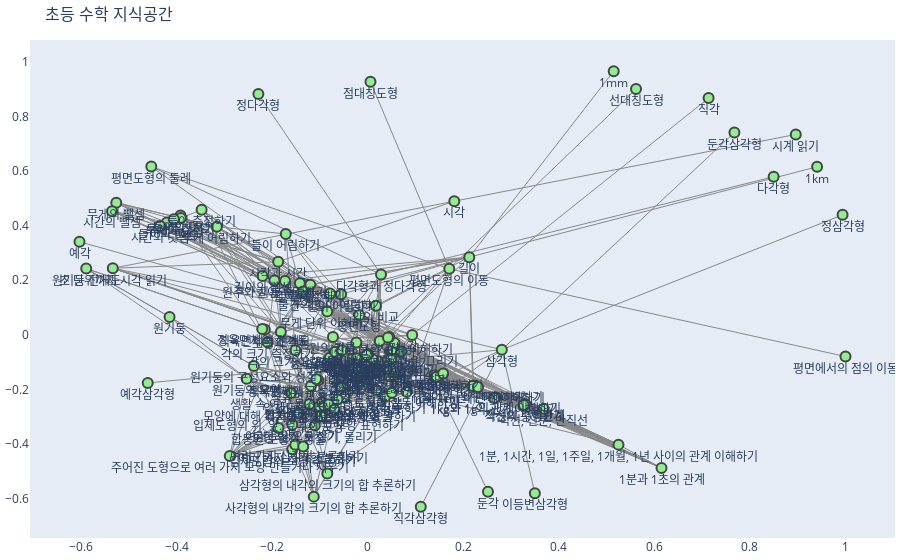

Notebook source saved alongside this figure:
### Code cell
import networkx as nx
import plotly.graph_objects as go
import json
from konlpy.tag import Okt

# 형태소 분석기 초기화
okt = Okt()

# JSON 파일 경로
json_file = 'shape_meas.json'  # JSON 파일의 경로를 넣어주세요.

print("JSON 파일 경로 설정 완료")

# JSON 파일 읽기
with open(json_file, 'r', encoding='utf-8') as f:
    data = json.load(f)

print("JSON 파일 읽기 완료")
print("데이터 내용: ", data)

# 그래프 생성
G = nx.DiGraph()

print("그래프 생성 완료")

# 노드 추가 함수 (재귀적으로 자식 노드들을 추가)
def add_nodes_from_json(data, parent=None):
    for node_id, node_info in data.items():
        if isinstance(node_info, dict):
            node_name = node_info.get("name", "Unnamed Node")
            print(f"노드 추가: {node_id} - {node_name}")
            G.add_node(node_id, label=node_name)  # 노드 추가
            if parent:
                G.add_edge(parent, node_id)  # 부모 노드와 자식 노드 연결
                print(f"엣지 추가: {parent} -> {node_id}")
            
            # 자식 노드들이 있으면 재귀적으로 추가
            children = node_info.get("children", {})
            add_nodes_from_json(children, parent=node_id)
        else:
            # 노드 정보가 문자열인 경우 (leaf 노드)
            print(f"노드 추가: {node_id} - {node_info}")
            G.add_node(node_id, label=node_info)  # 노드 추가
            if parent:
                G.add_edge(parent, node_id)  # 부모 노드와 자식 노드 연결
                print(f"엣지 추가: {parent} -> {node_id}")

# JSON 데이터를 그래프에 추가
add_nodes_from_json(data)

print("노드 및 엣지 추가 완료")

# 노드 레이블 설정
labels = nx.get_node_attributes(G, "label")
print("노드 레이블 설정 완료")

# 형태소 분석을 통한 비슷한 키워드 연결
def connect_similar_keywords(G, labels):
    nodes = list(G.nodes())
    for i, node1 in enumerate(nodes):
        for node2 in nodes[i+1:]:
            label1 = labels[node1]
            label2 = labels[node2]
            
            # 형태소 분석 후 명사 추출
            nouns1 = set(okt.nouns(label1))
            nouns2 = set(okt.nouns(label2))
            
            # 공통 명사가 있는지 확인
            if nouns1 & nouns2:
                G.add_edge(node1, node2)
                print(f"비슷한 키워드로 엣지 추가: {node1} -> {node2}")

# 비슷한 키워드로 노드 연결
connect_similar_keywords(G, labels)

# 노드와 엣지 위치 설정
pos = nx.spring_layout(G, seed=42)

# 엣지 추가
edge_x = []
edge_y = []
for edge in G.edges():
    x0, y0 = pos[edge[0]]
    x1, y1 = pos[edge[1]]
    edge_x.append(x0)
    edge_x.append(x1)
    edge_x.append(None)
    edge_y.append(y0)
    edge_y.append(y1)
    edge_y.append(None)

edge_trace = go.Scatter(
    x=edge_x, y=edge_y,
    line=dict(width=1, color='#888'),
    hoverinfo='none',
    mode='lines'
)

# 노드 추가
node_x = []
node_y = []
for node in G.nodes():
    x, y = pos[node]
    node_x.append(x)
    node_y.append(y)

node_trace = go.Scatter(
    x=node_x, y=node_y,
    mode='markers+text',
    text=[labels[node] for node in G.nodes()],
    textposition="bottom center",
    marker=dict(
        size=10,
        color='lightgreen',
        line=dict(width=2)
    )
)

# 레이아웃 설정
fig = go.Figure(data=[edge_trace, node_trace],
                layout=go.Layout(
                    title='초등 수학 지식공간',
                    titlefont_size=16,
                    showlegend=False,
                    hovermode='closest',
                    margin=dict(b=20, l=5, r=5, t=40),
                    xaxis=dict(showgrid=False, zeroline=False),
                    yaxis=dict(showgrid=False, zeroline=False)
                ))

fig.show()
print("그래프 시각화 완료")

### Figure 1 — Plotly figure (JSON) as saved in the notebook; plotly's stock layout.template omitted (floating-point values rounded to 4 significant figures; data arrays with more than 128 entries replaced by an {"elided": "..."} marker saying what was removed)
{"data": [{"hoverinfo": "none", "line": {"color": "#888", "width": 1}, "mode": "lines", "type": "scatter", "x": {"elided": "1887 float values"}, "y": {"elided": "1887 float values"}}, {"marker": {"color": "lightgreen", "line": {"width": 2}, "size": 10}, "mode": "markers+text", "text": {"elided": "132 str values"}, "textposition": "bottom center", "type": "scatter", "x": {"elided": "132 float values"}, "y": {"elided": "132 float values"}}], "layout": {"hovermode": "closest", "margin": {"b": 20, "l": 5, "r": 5, "t": 40}, "showlegend": false, "title": {"font": {"size": 16}, "text": "초등 수학 지식공간"}, "xaxis": {"showgrid": false, "zeroline": false}, "yaxis": {"showgrid": false, "zeroline": false}}}
